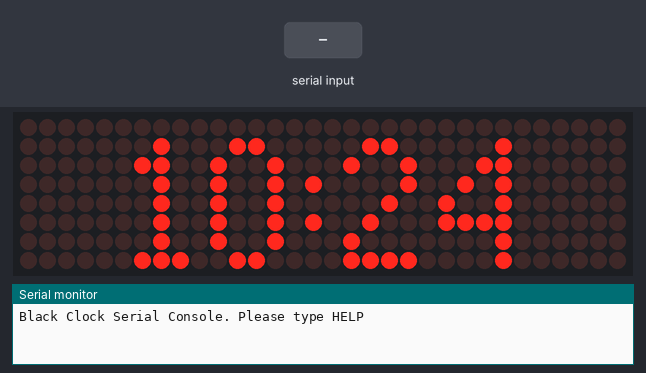
Recording of a program running on a simulated Arduino Uno, built with avr-gcc and run on an emulated ATmega328P. Shown: 32×8 LED matrix, the last lines printed to the serial monitor. The test bench sets the inputs (shaded band). The local clock reads 2024-03-15 10:24:30 at power-on unless the program sets it.

Above: at 1.2 s.
1.3 s: "1\n" received over Serial
2.8 s: byte 10 ('\n') received over Serial
At 30.5 s:
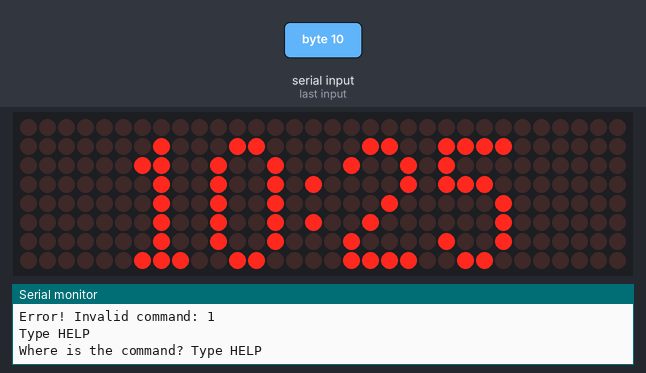
Timing chart, 0 to 31.5 s (numbered marks = the images above; inputs shaded):
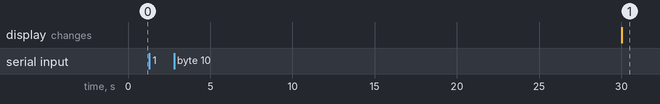

The program:

main.cpp
```cpp
#include <Arduino.h>
#include <LedControl.h>
#include <Wire.h>
#include <RtcDS3231.h>
#include <string.h>

#include "utils.h"
#include "font_digit3x5.h"
#include "font_digit4x7.h"

// Main configuration
const uint32_t SLEEP_TIMER = 250;
const uint8_t DISPLAY_BRIGHTNESS_DEFAULT = 3;
const uint8_t DISPLAY_BRIGHTNESS_LOW = 0;
const uint8_t DISPLAY_BRIGHTNESS_HIGH = 7;

const uint8_t MATRIX_NUM_DEVICES = 4;
const uint8_t DEVICE_HEIGHT = 8;
const uint8_t DEVICE_WIDTH = 8;
const uint8_t DISPLAY_HEIGHT = 8;
const uint8_t DISPLAY_WIDTH = MATRIX_NUM_DEVICES * 8;

// PIN CONFIG
const uint8_t PIN_MATRIX_CLK = 13;  // or SCK
const uint8_t PIN_MATRIX_DATA = 11;  // or MOSI
const uint8_t PIN_MATRIX_CS = 10;  // or SS

// Board interfaces
LedControl led_matrix(PIN_MATRIX_DATA, PIN_MATRIX_CLK, PIN_MATRIX_CS, MATRIX_NUM_DEVICES);
RtcDS3231<TwoWire> rtc(Wire);

// Display buffer
char display_buffer[MATRIX_NUM_DEVICES * DISPLAY_HEIGHT];

// Time holder
struct {
    uint8_t hour;
    uint8_t minute;
    uint8_t second;
} time;

// Serial input
char serial_input[256];
uint8_t serial_read_pos;


void handle_serial_command() {
    while (Serial.available() > 0) {

        char c = Serial.read();
        Serial.print(c);

        serial_input[serial_read_pos] = c;

        if (c == '\n') {;
            serial_input[serial_read_pos] = '\0';
            serial_read_pos = 0;

            char* pch = strtok(serial_input, " ");

            if (pch == NULL) {
                Serial.println("Where is the command? Type HELP");
                return;
            }

            str_to_uppper(pch);

            if (strncmp("HELP", pch, 4) == 0) {
                Serial.println("Available Commands:");
                Serial.println("SET Oct 12 1984, 16:35:31");
                Serial.println("TEMP");
                Serial.println("");
                return;
            } else if (strncmp("SET", pch, 3) == 0) {
                char *pdate = strtok(NULL, ",");

                if (pdate == NULL) {
                    Serial.println("Invalid date, see HELP");
                    return;
                }

                char *ptime = strtok(NULL," ");
                if (ptime == NULL) {
                    Serial.println("Invalid time, see HELP");
                    return;
                }

                Serial.print("Date: ");
                Serial.print(pdate);

                Serial.print(" Time: ");
                Serial.println(ptime);

                RtcDateTime new_time(pdate, ptime);
                rtc.SetDateTime(new_time);

                return;
            } else if (strncmp("TEMP", pch, 4) == 0) {
                RtcTemperature temp = rtc.GetTemperature();
                Serial.print("Current internal temperature: ");
                Serial.print(celsius_to_fahrenheit(temp.AsFloat()));
                Serial.println("F");
                return;
            } else {
                Serial.print("Error! Invalid command: ");
                Serial.println(pch);
                Serial.println("Type HELP");
                return;
            }


        } else if (c == '\b') {
            if (serial_read_pos > 0)
                serial_read_pos--;
        } else {
            if (serial_read_pos < 255) {
                serial_read_pos++;
            } else {
                Serial.println("!!! - Too much data without ending a line, reseting buffer");
                serial_read_pos = 0;
            }
        }
    }
}

void update_current_time() {
    RtcDateTime now = rtc.GetDateTime();
    time.hour = now.Hour();
    time.minute = now.Minute();
    time.second = now.Second();
}

void set_led_matrix_intensity(uint8_t intensity) {
    for (uint8_t i = 0; i < MATRIX_NUM_DEVICES; i++) {
        led_matrix.setIntensity(i, intensity);
    }
}

void clear_display_buffer() {
    for (uint8_t y = 0; y < DEVICE_HEIGHT; y++) {
        for (uint8_t x = 0; x < MATRIX_NUM_DEVICES; x++) {
            display_buffer[y * MATRIX_NUM_DEVICES + x] = 0;
        }
    }
}

void reverse_display_buffer() {
    for (uint8_t y = 0; y < DEVICE_HEIGHT; y++) {
        for (uint8_t x = 0; x < MATRIX_NUM_DEVICES; x++) {
            display_buffer[y * MATRIX_NUM_DEVICES + x] = ~display_buffer[y * MATRIX_NUM_DEVICES + x];
        }
    }
}

void draw_display_buffer() {
    for (uint8_t y = 0; y < DEVICE_HEIGHT; y++) {
        for (uint8_t x = 0; x < MATRIX_NUM_DEVICES; x++) {
            led_matrix.setRow(MATRIX_NUM_DEVICES - x - 1, y, display_buffer[y * MATRIX_NUM_DEVICES + x]);
        }
    }
}

void set_led_display_buffer(uint8_t x, uint8_t y, bool state) {
    if (x < 0 || x >= DISPLAY_WIDTH || y < 0 || y >= DISPLAY_HEIGHT)
        return;

    uint8_t addr = y * MATRIX_NUM_DEVICES + (x / DEVICE_WIDTH);
    uint8_t bit = 7 - (x % DEVICE_WIDTH);

    if (state) {
        display_buffer[addr] |=  (1 << bit);
    } else {
        display_buffer[addr] &=  ~(1 << bit);
    }
}


void plot_3x5digit_on_display_buffer(uint8_t x, uint8_t y, uint8_t digit) {
    digit %= 10;
    const byte* digit_font = font_digit3x5[digit];

    for (uint8_t font_y = 0; font_y < 5; font_y++) {
        uint8_t line = digit_font[font_y];

        for (uint8_t font_x = 0; font_x < 3; font_x++) {
            bool state = (line & (1 << (2 - font_x)));

            if (state)
                set_led_display_buffer(x + font_x, y + font_y, state);
        }
    }
}


void plot_4x7digit_on_display_buffer(uint8_t x, uint8_t y, uint8_t digit) {
    digit %= 10;
    const byte* digit_font = font_digit4x7[digit];

    for (uint8_t font_y = 0; font_y < 7; font_y++) {
        uint8_t line = digit_font[font_y];

        for (uint8_t font_x = 0; font_x < 4; font_x++) {
            bool state = (line & (1 << (3 - font_x)));

            if (state)
                set_led_display_buffer(x + font_x, y + font_y, state);
        }
    }
}

void plot_time(uint8_t x, uint8_t y, bool seconds) {

    int hour = (time.hour > 12) ? time.hour - 12 : time.hour;

    if (hour == 0)
        hour = 12;

    if (hour >= 10)
        plot_3x5digit_on_display_buffer(x, y, hour / 10);

    plot_3x5digit_on_display_buffer(x + 4, y, hour % 10);

    set_led_display_buffer(x + 8, y + 1, true);
    set_led_display_buffer(x + 8, y + 3, true);

    plot_3x5digit_on_display_buffer(x + 10, y, time.minute / 10);
    plot_3x5digit_on_display_buffer(x + 14, y, time.minute % 10);

    if (seconds) {
        set_led_display_buffer(x + 18, y + 1, true);
        set_led_display_buffer(x + 18, y + 3, true);

        plot_3x5digit_on_display_buffer(x + 20, y, time.second / 10);
        plot_3x5digit_on_display_buffer(x + 24, y, time.second % 10);
    }

}

void plot_time_big(uint8_t x, uint8_t y) {

    int hour = (time.hour > 12) ? time.hour - 12 : time.hour;

    if (hour == 0)
        hour = 12;

    if (hour >= 10)
        plot_4x7digit_on_display_buffer(x, y, hour / 10);

    plot_4x7digit_on_display_buffer(x + 5, y, hour % 10);

    set_led_display_buffer(x + 10, y + 2, true);
    set_led_display_buffer(x + 10, y + 4, true);

    plot_4x7digit_on_display_buffer(x + 12, y, time.minute / 10);
    plot_4x7digit_on_display_buffer(x + 17, y, time.minute % 10);
}

void plot_centered_time_simple() {
    plot_time(7, 1, false);
}

void plot_centered_time_full() {
    plot_time(2, 1, true);
}

void plot_centered_time_big() {
    if (is_double_digit_hour_in_12h(time.hour)) {
        plot_time_big(5,1);
    } else {
        plot_time_big(3,1);
    }
}

void update_display() {
    // Configure brightness
    if (time.hour < 7) {
        set_led_matrix_intensity(DISPLAY_BRIGHTNESS_LOW);
    } else if (time.hour < 18) {
        set_led_matrix_intensity(DISPLAY_BRIGHTNESS_HIGH);
    } else {
        set_led_matrix_intensity(DISPLAY_BRIGHTNESS_DEFAULT);
    }

    clear_display_buffer();

    plot_centered_time_big();

    draw_display_buffer();
}

void setup() {
    Serial.begin(9600);
    Serial.println("Black Clock Serial Console. Please type HELP");
    serial_read_pos = 0;

    time.hour = 00;
    time.minute = 00;
    time.second = 00;

    pinMode(LED_BUILTIN, OUTPUT);

    // Initialized Matrix
    for (uint8_t i = 0; i < MATRIX_NUM_DEVICES; i++) {
        led_matrix.shutdown(i, false);
    }

    set_led_matrix_intensity(DISPLAY_BRIGHTNESS_DEFAULT);

    // Initialize RTC
    rtc.Begin();

    if (!rtc.IsDateTimeValid()) {
        RtcDateTime compiled(__DATE__, __TIME__);
        rtc.SetDateTime(compiled);
    }

    if (!rtc.GetIsRunning()) {
        rtc.SetIsRunning(true);
    }

    rtc.Enable32kHzPin(false);
    rtc.SetSquareWavePin(DS3231SquareWavePin_ModeNone);
}

void loop() {

    digitalWrite(LED_BUILTIN, HIGH);

    // Read Time from RTC
    update_current_time();

    // Check any input
    handle_serial_command();

    // Display
    update_display();

    // Sleep
    if (SLEEP_TIMER > 0) {
        digitalWrite(LED_BUILTIN, LOW);
        delay(SLEEP_TIMER);
    }

}
```

font_digit3x5.h
```cpp
#ifndef _FONT_DIGIT_3x5
#define _FONT_DIGIT_3x5


const byte font_digit3x5[10][5] = {
    // 0
    {
        0b111,
        0b101,
        0b101,
        0b101,
        0b111
    },

    // 1
    {
        0b010,
        0b010,
        0b010,
        0b010,
        0b010
    },

    // 2
    {
        0b111,
        0b001,
        0b111,
        0b100,
        0b111
    },

    // 3
    {
        0b111,
        0b001,
        0b111,
        0b001,
        0b111
    },

    // 4
    {
        0b101,
        0b101,
        0b111,
        0b001,
        0b001
    },

    // 5
    {
        0b111,
        0b100,
        0b111,
        0b001,
        0b111
    },

    // 6
    {
        0b111,
        0b100,
        0b111,
        0b101,
        0b111
    },

    // 7
    {
        0b111,
        0b001,
        0b001,
        0b001,
        0b001
    },

    // 8
    {
        0b111,
        0b101,
        0b111,
        0b101,
        0b111
    },

    // 9
    {
        0b111,
        0b101,
        0b111,
        0b001,
        0b111
    }
};

#endif
```

font_digit4x7.h
```cpp
#ifndef _FONT_DIGIT_4x7
#define _FONT_DIGIT_4x7


const byte font_digit4x7[10][7] = {
    // 0
    {
        0b0110,
        0b1001,
        0b1001,
        0b1001,
        0b1001,
        0b1001,
        0b0110,
    },

    // 1
    {
        0b0010,
        0b0110,
        0b0010,
        0b0010,
        0b0010,
        0b0010,
        0b0111
    },

    // 2
    {
        0b0110,
        0b1001,
        0b0001,
        0b0010,
        0b0100,
        0b1000,
        0b1111
    },

    // 3
    {
        0b0110,
        0b1001,
        0b0001,
        0b0110,
        0b0001,
        0b1001,
        0b0110
    },

    // 4
    {
        0b0001,
        0b0011,
        0b0101,
        0b1001,
        0b1111,
        0b0001,
        0b0001
    },

    // 5
    {
        0b1111,
        0b1000,
        0b1110,
        0b0001,
        0b0001,
        0b1001,
        0b0110
    },

    // 6
    {
        0b0110,
        0b1001,
        0b1000,
        0b1110,
        0b1001,
        0b1001,
        0b0110
    },

    // 7
    {
        0b1111,
        0b0001,
        0b0001,
        0b0010,
        0b0100,
        0b0100,
        0b0100
    },

    // 8
    {
        0b0110,
        0b1001,
        0b1001,
        0b0110,
        0b1001,
        0b1001,
        0b0110
    },

    // 9
    {
        0b0110,
        0b1001,
        0b1001,
        0b0111,
        0b0001,
        0b1001,
        0b0110
    }
};

#endif
```

utils.h
```cpp
#ifndef _UTILS_H
#define _UTILS_H

#include <Arduino.h>

inline bool is_double_digit_hour_in_12h(uint8_t hour) {
    if (hour == 0)
        return true;

    if (10 <= hour && hour <= 12)
        return true;

    if (22 <= hour && hour <= 24)
        return true;

    return false;
}

inline float celsius_to_fahrenheit(float c) {
    return (c * 1.8) + 32.0;
}

inline void str_to_uppper(char* pch) {
    while (*pch != '\0') {
        *pch = toupper(*pch);
        pch++;
    }
}

#endif
```
